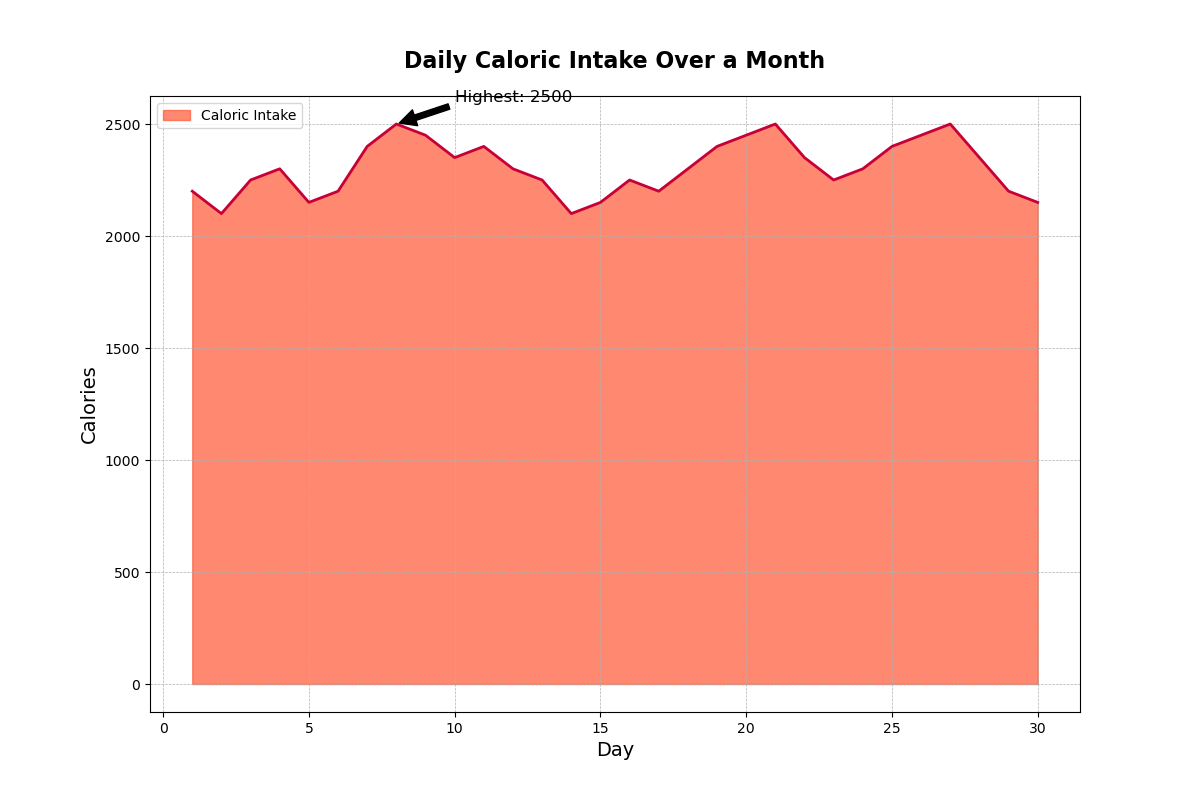

This chart was generated by the following Python code:

import matplotlib.pyplot as plt
import pandas as pd

# Data
data = {
    'Day': list(range(1, 31)),
    'Calories': [2200, 2100, 2250, 2300, 2150, 2200, 2400, 2500, 2450, 2350, 2400, 2300, 2250, 2100, 2150, 2250, 2200, 2300, 2400, 2450, 2500, 2350, 2250, 2300, 2400, 2450, 2500, 2350, 2200, 2150]
}

df = pd.DataFrame(data)

# Plot
plt.figure(figsize=(12, 8))
plt.fill_between(df['Day'], df['Calories'], color='#FF5733', alpha=0.7)
plt.plot(df['Day'], df['Calories'], color='#C70039', linewidth=2)

# Title and labels
plt.title('Daily Caloric Intake Over a Month', fontsize=16, fontweight='bold', pad=20)
plt.xlabel('Day', fontsize=14)
plt.ylabel('Calories', fontsize=14)

# Annotation
max_calories = df['Calories'].max()
max_day = df['Day'][df['Calories'].idxmax()]
plt.annotate(f'Highest: {max_calories}', xy=(max_day, max_calories), xytext=(max_day+2, max_calories+100),
             arrowprops=dict(facecolor='black', shrink=0.05), fontsize=12)

# Grid and legend
plt.grid(True, which='both', linestyle='--', linewidth=0.5)
plt.legend(['Caloric Intake'], loc='upper left')

plt.show()
